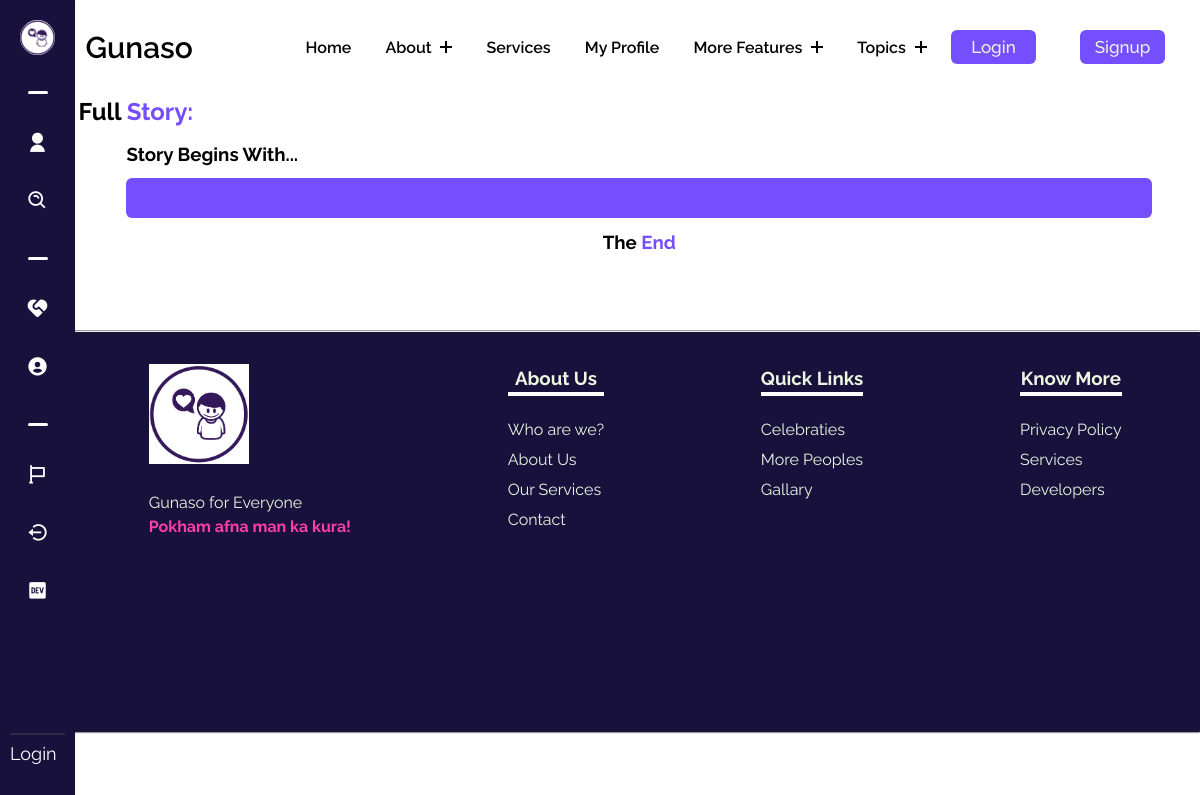
/read-story/samadhi, run on an earlier commit of the app's database.
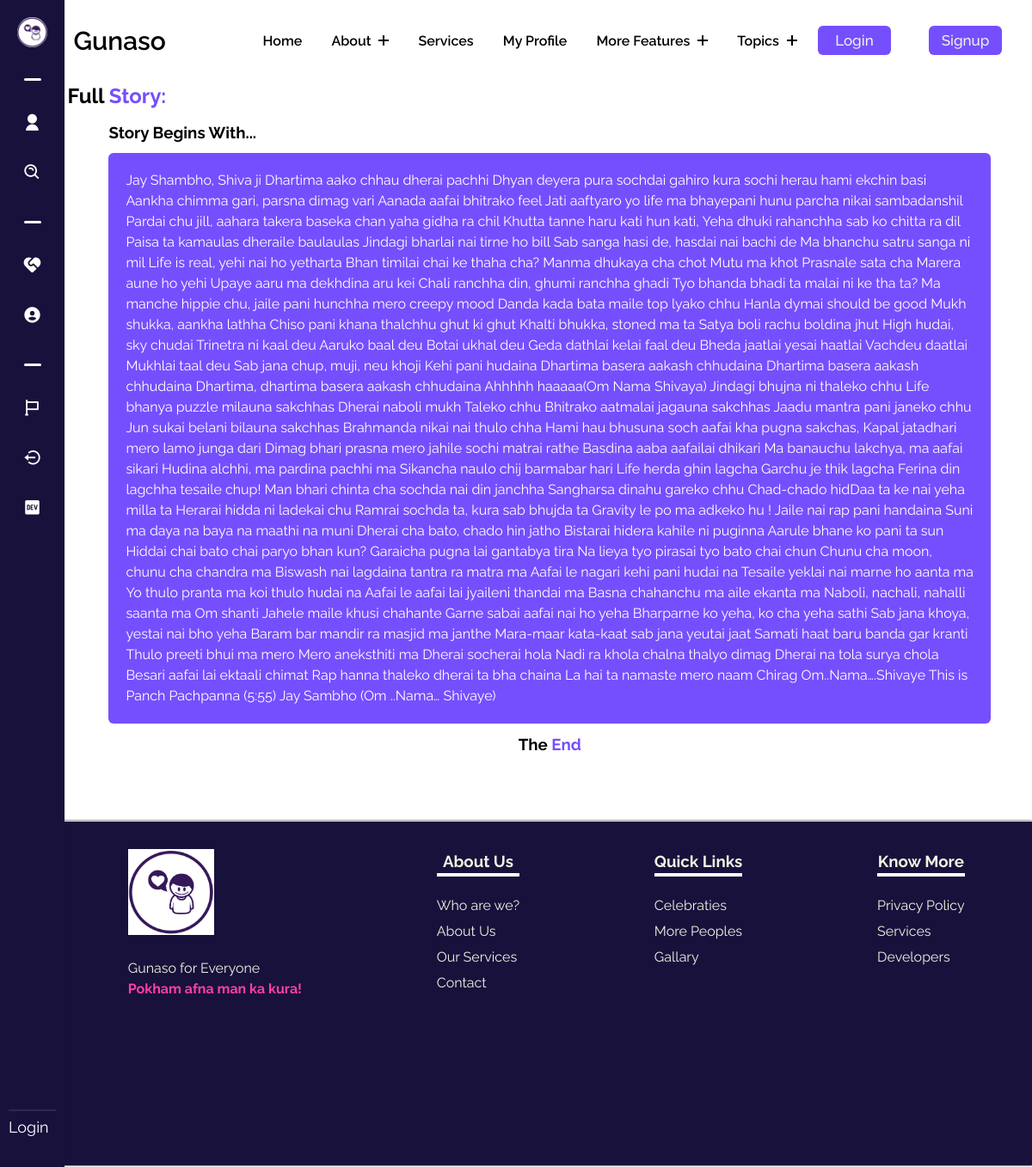
And on a later commit of the database.
### gunasoApp/models.py (models this page shows, shortened)
class Story(models.Model):
    sno = models.AutoField(primary_key=True)
    user = models.ForeignKey(User, on_delete=models.CASCADE)
    slug = models.SlugField(max_length=255, unique=True, blank=True)
    storySubject = models.CharField(max_length = 255, blank=True)
    storyType = models.CharField(max_length = 50, blank=True)
    storyContent = models.TextField(blank=True)

### gunasoApp/views.py (the view)
# urls.py: path('read-story/<str:slug>',views.storyview, name='storyview'),
def storyview(request, slug):
    fullstory  = Story.objects.filter(slug=slug).first()
    context = {"fullstory": fullstory}
    return render(request, 'storyview.html', context)

### templates/storyview.html (shortened to what this page needs)
{% extends 'base.html' %}
{% load static %}
    {% block base_style%}
    {{ block.super }}
    <link rel="stylesheet" href="{% static 'styles/storyview.css' %}">
    {% endblock base_style%}
    {% block content %}
    <div class="storyviewmain">
        <h2>Full <span>Story:</span></h2>
        <div class="flexcontain">
            <h3>Story Begins With...</h3>
            <p>
                {{fullstory.storyContent}}
            </p>
            <center><h3>The <span>End</span></h3></center>
        </div>
    </div>
    {% endblock %}

What changed in the data, as far as the page shows it:
added Story: storyContent "Jay Shambho, Shiva ji Dhartima aako chhau dherai pachhi Dhyan deyera pura sochdai gahiro kura sochi herau hami ekchin basi Aankha chimma gari, parsna dimag vari Aanada aafai bhitrako feel Jati aaftyaro yo life ma bhayepani hunu parcha nikai sambadanshil Pardai chu jill, aahara takera baseka chan yaha gidha ra chil Khutta tanne haru kati hun kati, Yeha dhuki rahanchha sab ko chitta ra dil Paisa ta kamaulas dheraile baulaulas Jindagi bharlai nai tirne ho bill Sab sanga hasi de, hasdai nai bachi de Ma bhanchu satru sanga ni mil Life is real, yehi nai ho yetharta Bhan timilai chai ke thaha cha? Manma dhukaya cha chot Mutu ma khot Prasnale sata cha Marera aune ho yehi Upaye aaru ma dekhdina aru…"
